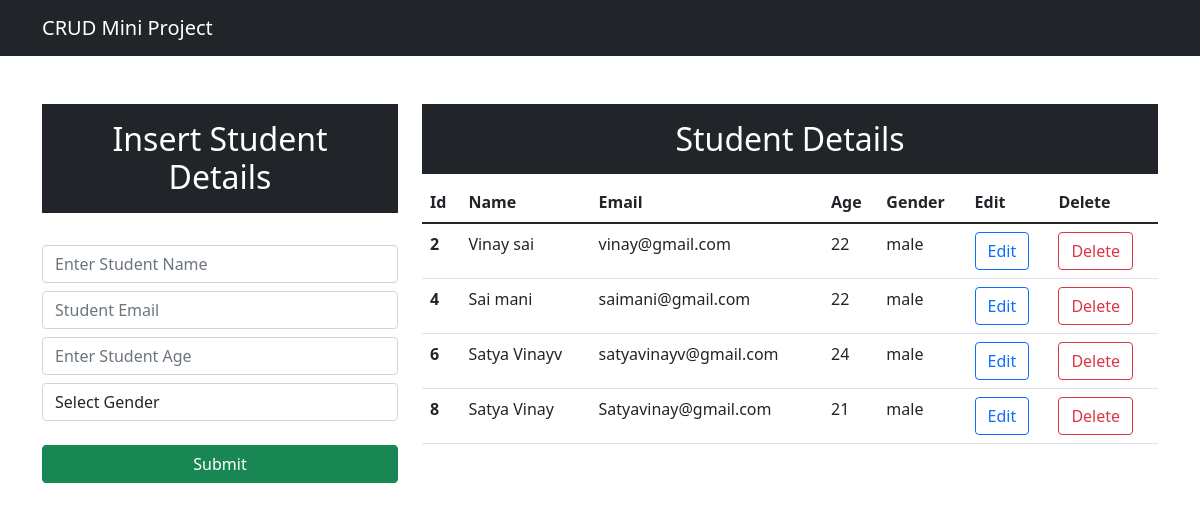
The page / on the database its author committed.
### app/models.py (models this page shows, shortened)
class Student(models.Model):
    name = models.CharField(max_length=25,blank=False,null=True)
    email = models.EmailField()
    age = models.IntegerField()
    gender = models.CharField(max_length=25,blank=False,null=False)

### app/views.py (the view)
# urls.py: path('',views.index,name="index"),
def index(request):
    data = Student.objects.all()
    context = {"data":data}
    return render(request,"index.html",context)

### templates/index.html (shortened to what this page needs)
<!DOCTYPE html>
<html lang="en">
  <head>
    <link
      href="https://cdn.jsdelivr.net/npm/bootstrap@5.1.3/dist/css/bootstrap.min.css"
      rel="stylesheet"
    />
  </head>
  <body>
    <nav class="navbar navbar-expand-lg navbar-dark bg-dark">
      <div class="container-md">
        <a class="navbar-brand" href="/">CRUD Mini Project</a>
      </div>
    </nav>
    <div class="container mt-5">
      <div class="row">
        <div class="col-md-4">
          <h2 class="text-white bg-dark text-center p-3">
            Insert Student Details
          </h2>
          <br />
          <form action="/insert" method="post">{% csrf_token %}
            <div class="form-group">
              <input
                type="text"
                class="form-control"
                placeholder="Enter Student Name"
                name="name"
                required
              />
            </div>
            <div class="form-group">
              <input
                type="email"
                class="form-control mt-2"
                placeholder="Student Email"
                name="email"
                required
              />
            </div>
            <div class="form-group">
              <input
                type="number"
                class="form-control mt-2"
                placeholder="Enter Student Age"
                name="age"
                required
              />
              <div class="form-group">
                <select id="gender" class="form-control mt-2" name="gender" required>
                  <option selected>Select Gender</option>
                </select>
              </div>
            </div>
            <div class="d-grid gap-2 mt-4">
              <button class="btn btn-success" type="submit">Submit</button>
            </div>
          </form>
        </div>
        <div class="col-md-8">
          <h2 class="text-center text-white bg-dark p-3">Student Details</h2>
          <table class="table">
            <thead>
              <tr>
                <th scope="col">Id</th>
                <th scope="col">Name</th>
                <th scope="col">Email</th>
                <th scope="col">Age</th>
                <th scope="col">Gender</th>
                <th scope="col">Edit</th>
                <th scope="col">Delete</th>
              </tr>
            </thead>
            <tbody>
            {% for d in data %}
              <tr>
                <th scope="row">{{d.id}}</th>
                <td>{{d.name}}</td>
                <td>{{d.email}}</td>
                <td>{{d.age}}</td>
                <td>{{d.gender}}</td>
                <td><a type="button" href="/update/{{d.id}}" class="btn btn-outline-primary">Edit</a></td>
                <td><a type="button" href="/delete/{{d.id}}" class="btn btn-outline-danger">Delete</a></td>
              </tr>
            {% endfor %}
            </tbody>
          </table>
        </div>
      </div>
    </div>
  </body>
</html>

### rows shown on the page
Student: id "2", name "Vinay sai", email "vinay@gmail.com", age "22", gender "male"
Student: id "4", name "Sai mani", email "saimani@gmail.com", age "22", gender "male"
Student: id "6", name "Satya Vinayv", email "satyavinayv@gmail.com", age "24", gender "male"
Student: id "8", name "Satya Vinay", email "Satyavinay@gmail.com", age "21", gender "male"
